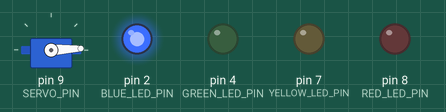
A sketch run on a simulated Arduino Uno, built with avr-gcc and run on an emulated ATmega328P. Shown: servo, output pins drawn as LEDs (lit = HIGH).

Above: at 0.05 s.
At 0.85 s:
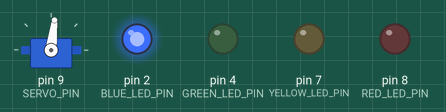
At 1.3 s:
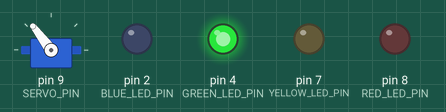
At 1.75 s:
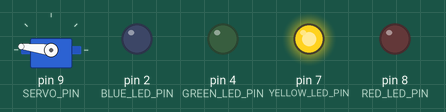
At 2.6 s:
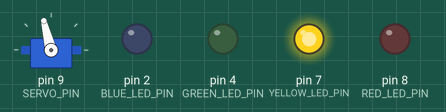
At 3.5 s:
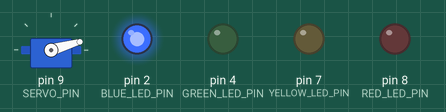
Timing chart, 0 to 8.4 s (numbered marks = the images above):
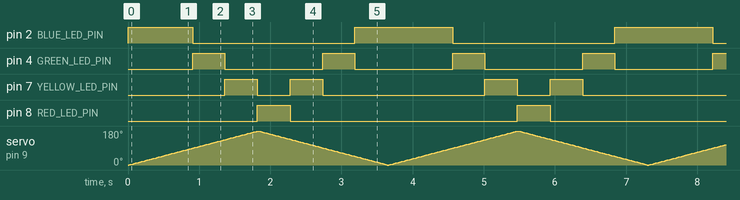

Measured:
- by itself, pin 2 (BLUE_LED_PIN): repeats every 3.7 s: LOW 2.3 s, HIGH 1.4 s
- by itself, pin 4 (GREEN_LED_PIN): alternates HIGH for 0.45 s and LOW for 1.4 s
- by itself, pin 7 (YELLOW_LED_PIN): repeats every 3.7 s: LOW 0.46 s, HIGH 0.45 s, LOW 2.3 s, HIGH 0.45 s
- by itself, pin 8 (RED_LED_PIN): alternates HIGH for 0.46 s and LOW for 3.2 s

The sketch:

Servo_Motor.ino
```cpp
/*
  Program for making a servo motor spin and set it to different angles
  while also lighting LEDs according to the angle.
*/

#include <Servo.h>

// defining the components connected to the pins
#define SERVO_PIN 9
#define BLUE_LED_PIN 2
#define GREEN_LED_PIN 4
#define YELLOW_LED_PIN 7
#define RED_LED_PIN 8

// create the Servo object to control the motor
Servo myServo;

void setup() {
  // attach the Servo object to the pin
  myServo.attach(SERVO_PIN);
  myServo.write(0); // set to 0° default position

  // setting the LED outputs
  pinMode(BLUE_LED_PIN, OUTPUT);
  pinMode(GREEN_LED_PIN, OUTPUT);
  pinMode(YELLOW_LED_PIN, OUTPUT);
  pinMode(RED_LED_PIN, OUTPUT);
}

void loop() {
  // make the servo do a sweep - 0 to 180 then 180 to 0
  // light the LEDs in order according to the servo angle
  for (int angle = 0; angle <= 180; angle++) {
    turnToAngle(angle);
  }
  for (int angle = 180; angle >= 0; angle--) {
    turnToAngle(angle);
  }
}

// set the servo motor at the given angle
void turnToAngle(int angle) {
  myServo.write(angle);
    if (angle%45 == 0)  {
      colorLED();
    }
    delay(10);
}

void colorLED()  {
  // light the LEDs according to the angle of the servo
  int angle = myServo.read();
  // check if angle lies in range of 45° sections
  switch(angle) {
    case 0 ... 45:
      reset();
      digitalWrite(BLUE_LED_PIN, HIGH);
      break;
    case 46 ... 90:
      reset();
      digitalWrite(GREEN_LED_PIN, HIGH);
      break;
    case 91 ... 135:
      reset();
      digitalWrite(YELLOW_LED_PIN, HIGH);
      break;
    case 136 ... 180:
      reset();
      digitalWrite(RED_LED_PIN, HIGH);
      break;
    default:
      reset();
      break;
  }
}

// reset all LED to be OFF
void reset()  {
  digitalWrite(BLUE_LED_PIN, LOW);
  digitalWrite(GREEN_LED_PIN, LOW);
  digitalWrite(YELLOW_LED_PIN, LOW);
  digitalWrite(RED_LED_PIN, LOW);
}
```
